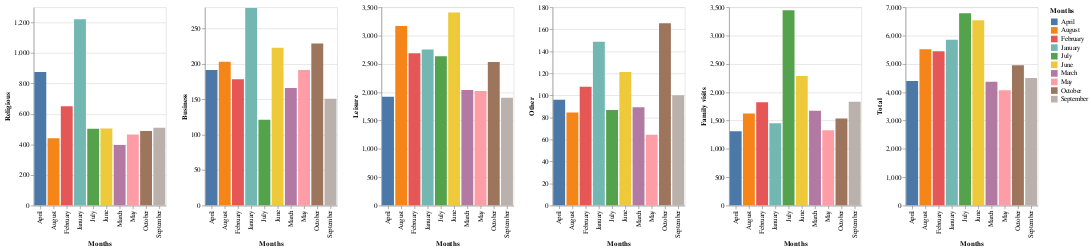

The notebook cell saved with this chart:
### Markdown cell above
As you can see this linechart it display each month and the total of number for vistings

### Code cell
b1=alt.Chart(to).mark_bar().encode(
   x = alt.X("Months"), 
   y = alt.Y("Religious"),
    color='Months',
   tooltip = 'Religious').interactive()
b2=alt.Chart(to).mark_bar().encode(
   x = alt.X("Months"), 
   y = alt.Y("Business"),
    color='Months',
   tooltip = 'Business').interactive()
b3=alt.Chart(to).mark_bar().encode(
   x = alt.X("Months"), 
   y = alt.Y("Leisure"),
    color='Months',
   tooltip = 'Leisure').interactive()
b4=alt.Chart(to).mark_bar().encode(
   x = alt.X("Months"), 
   y = alt.Y("Other"),
    color='Months',
   tooltip = 'Other').interactive()
b5=alt.Chart(to).mark_bar().encode(
   x = alt.X("Months"), 
   y = alt.Y("Family visits"),
    color='Months',
   tooltip = 'Family visits').interactive()
b6=alt.Chart(to).mark_bar().encode(
   x = alt.X("Months"), 
   y = alt.Y("Total"),
    color='Months',
   tooltip = 'Total').interactive()
b1|b2|b3|b4|b5|b6

### Figure 1 — Vega-Lite specification as saved in the notebook (floating-point values rounded to 4 significant figures)
{"config": {"view": {"continuousWidth": 400, "continuousHeight": 300}}, "hconcat": [{"mark": "bar", "encoding": {"color": {"field": "Months", "type": "nominal"}, "tooltip": {"field": "Religious", "type": "quantitative"}, "x": {"field": "Months", "type": "nominal"}, "y": {"field": "Religious", "type": "quantitative"}}, "selection": {"selector002": {"type": "interval", "bind": "scales", "encodings": ["x", "y"]}}}, {"mark": "bar", "encoding": {"color": {"field": "Months", "type": "nominal"}, "tooltip": {"field": "Business", "type": "quantitative"}, "x": {"field": "Months", "type": "nominal"}, "y": {"field": "Business", "type": "quantitative"}}, "selection": {"selector003": {"type": "interval", "bind": "scales", "encodings": ["x", "y"]}}}, {"mark": "bar", "encoding": {"color": {"field": "Months", "type": "nominal"}, "tooltip": {"field": "Leisure", "type": "quantitative"}, "x": {"field": "Months", "type": "nominal"}, "y": {"field": "Leisure", "type": "quantitative"}}, "selection": {"selector004": {"type": "interval", "bind": "scales", "encodings": ["x", "y"]}}}, {"mark": "bar", "encoding": {"color": {"field": "Months", "type": "nominal"}, "tooltip": {"field": "Other", "type": "quantitative"}, "x": {"field": "Months", "type": "nominal"}, "y": {"field": "Other", "type": "quantitative"}}, "selection": {"selector005": {"type": "interval", "bind": "scales", "encodings": ["x", "y"]}}}, {"mark": "bar", "encoding": {"color": {"field": "Months", "type": "nominal"}, "tooltip": {"field": "Family visits", "type": "quantitative"}, "x": {"field": "Months", "type": "nominal"}, "y": {"field": "Family visits", "type": "quantitative"}}, "selection": {"selector006": {"type": "interval", "bind": "scales", "encodings": ["x", "y"]}}}, {"mark": "bar", "encoding": {"color": {"field": "Months", "type": "nominal"}, "tooltip": {"field": "Total", "type": "quantitative"}, "x": {"field": "Months", "type": "nominal"}, "y": {"field": "Total", "type": "quantitative"}}, "selection": {"selector007": {"type": "interval", "bind": "scales", "encodings": ["x", "y"]}}}], "data": {"name": "data-550a5f2238c77a95a00ce082666ce0f8"}, "$schema": "https://vega.github.io/schema/vega-lite/v4.17.0.json", "datasets": {"data-550a5f2238c77a95a00ce082666ce0f8": [{"Months": "January", "Religious": 1221.0, "Business": 279.0, "Leisure": 2754.0, "Other": 148.7, "Family visits": 1453.0, "Total": 5856.0}, {"Months": "February", "Religious": 651.5, "Business": 178.3, "Leisure": 2689.0, "Other": 107.9, "Family visits": 1822.0, "Total": 5448.0}, {"Months": "March", "Religious": 397.8, "Business": 166.1, "Leisure": 2040.0, "Other": 89.36, "Family visits": 1676.0, "Total": 4369.0}, {"Months": "April", "Religious": 876.0, "Business": 191.3, "Leisure": 1919.0, "Other": 96.02, "Family visits": 1314.0, "Total": 4396.0}, {"Months": "May", "Religious": 466.5, "Business": 191.4, "Leisure": 2024.0, "Other": 64.34, "Family visits": 1328.0, "Total": 4074.0}, {"Months": "June", "Religious": 505.2, "Business": 222.7, "Leisure": 3406.0, "Other": 121.3, "Family visits": 2286.0, "Total": 6541.0}, {"Months": "July", "Religious": 503.3, "Business": 121.1, "Leisure": 2634.0, "Other": 86.75, "Family visits": 3448.0, "Total": 6793.0}, {"Months": "August", "Religious": 441.3, "Business": 203.1, "Leisure": 3170.0, "Other": 84.43, "Family visits": 1623.0, "Total": 5522.0}, {"Months": "September", "Religious": 509.6, "Business": 151.0, "Leisure": 1905.0, "Other": 100.1, "Family visits": 1834.0, "Total": 4499.0}, {"Months": "October", "Religious": 488.5, "Business": 228.8, "Leisure": 2534.0, "Other": 165.5, "Family visits": 1538.0, "Total": 4955.0}]}}
